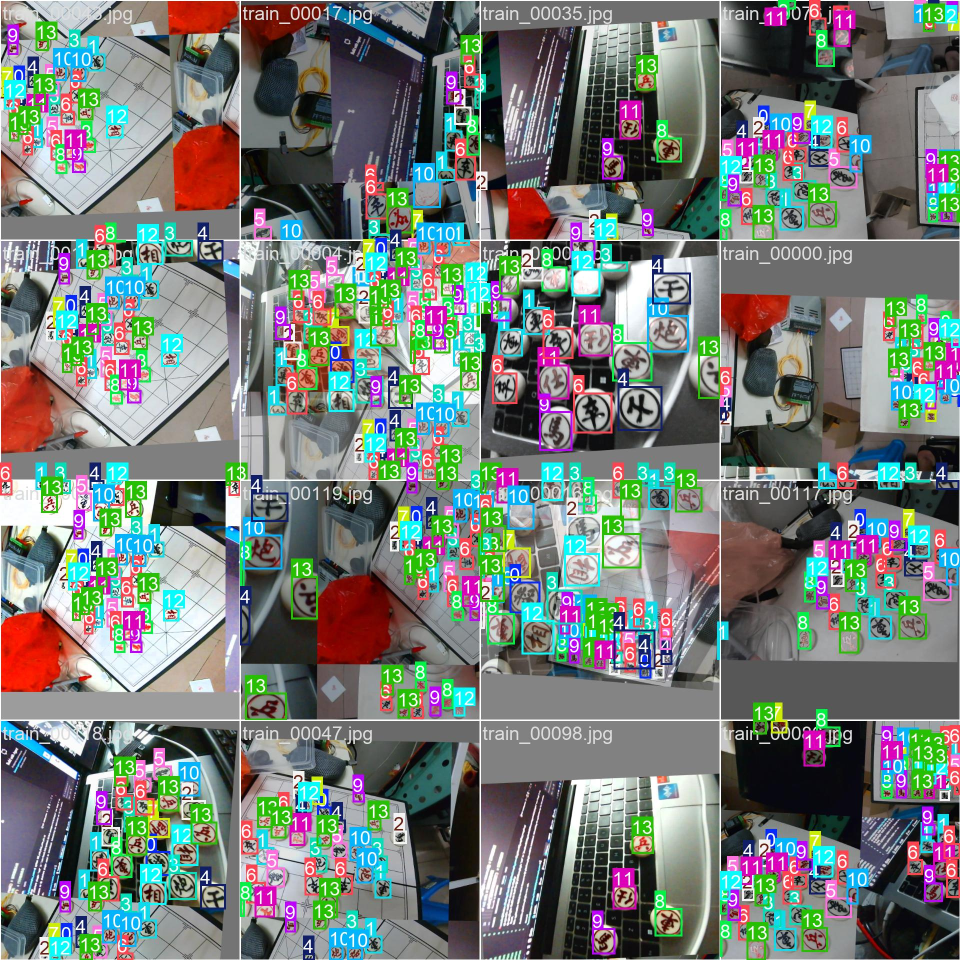
#> input picture Python/example_yolo/YOLO_ChineseChess_ChessDetect/runs/detect/train/train_batch0.jpg, 1920 x 1920 px, given in place of the camera (shown at 1/2 size)
$ python 004_cam_hough_circle.py
#> lines starting #> are read from the running program, lines starting #| are printed output that depends on the picture; after the words box and inside, x2 and y2 are one past the last pixel; in counts of white or black regions, pixels touching at a corner belong together
# 霍夫圆检测，实时检测摄像头画面中的圆并标记
import cv2
import numpy as np

CAM_INDEX = 0 # 摄像头索引，0表示默认摄像头

cap_width = 1920 # 摄像头分辨率宽度
cap_height = 1080 # 摄像头分辨率高度

roi_width = cap_height
roi_height = cap_height

HOUGH_PARAM1 = 80 # 边缘检测时的高阈值
HOUGH_PARAM2 = 25 # 圆心检测的阈值
HOUGH_MIN_RADIUS = 20 # 圆的最小半径 (直径40像素)
HOUGH_MAX_RADIUS = 35 # 圆的最大半径 (直径60像素)
HOUGH_MIN_DIST = 30 # 圆心之间的最小距离

def main():
  cam = cv2.VideoCapture(CAM_INDEX) # 创建摄像头捕获对象，0表示默认摄像头
  if not cam.isOpened(): # 如果摄像头未成功打开
    print("无法打开摄像头") # 打印错误信息
    return # 退出程序

  cam.set(cv2.CAP_PROP_FRAME_WIDTH, cap_width) # 设置摄像头分辨率宽度
  cam.set(cv2.CAP_PROP_FRAME_HEIGHT, cap_height) # 设置摄像头分辨率高度

  cv2.namedWindow('cam_gray_blur') # 创建名为"cam_gray_blur"的窗口
  cv2.namedWindow('cam_hough_circle') # 创建名为"cam_hough_circle"的窗口
  print("按ESC键退出程序")

  while True:
    ret, frame_origin = cam.read() # 读取摄像头帧
#> frame_origin is the input picture: shape (1920, 1920, 3); mean B, G, R 119.9, 123.3, 117.4
    if not ret: # 如果帧读取失败
      print("无法读取摄像头帧")  # 打印错误信息
      break # 退出循环

    frame_origin_height, frame_origin_width = frame_origin.shape[0:2] # 获取帧的宽度和高度
#> frame_origin_height = 1920; frame_origin_width = 1920
    x = (frame_origin_width - roi_width) // 2 # 计算裁剪区域的左上角x坐标
#> x = 420
    y = (frame_origin_height - roi_height) // 2 # 计算裁剪区域的左上角y坐标
#> y = 420
    frame_roi = frame_origin[y:y+roi_height, x:x+roi_width] # 裁剪图像
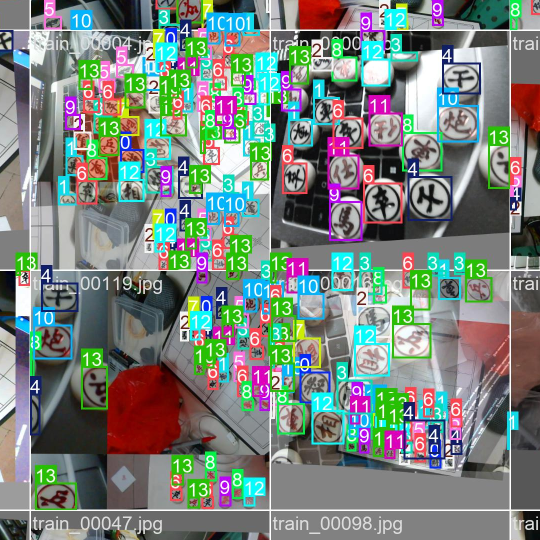
#> frame_roi: shape (1080, 1080, 3) (shown at 1/2 size); mean B, G, R 126, 131.2, 121.8

    frame_roi_gray = cv2.cvtColor(frame_roi, cv2.COLOR_BGR2GRAY) # 将彩色图像转换为灰度图
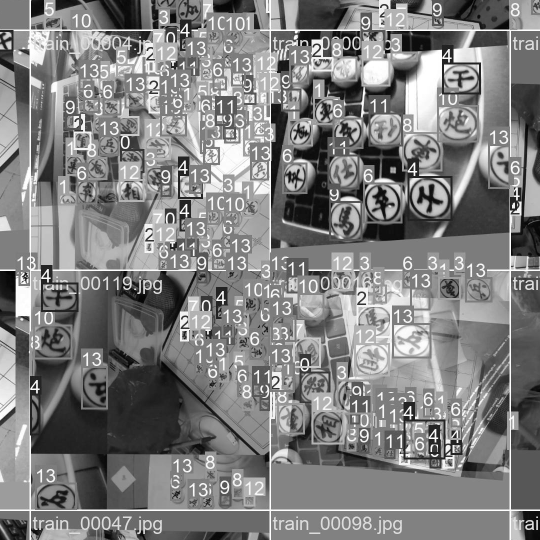
#> frame_roi_gray: shape (1080, 1080) (shown at 1/2 size); min 0, max 255, mean 127.8
    frame_roi_gray_blur = cv2.GaussianBlur(frame_roi_gray, (19,19), 2.5) # 高斯模糊去噪
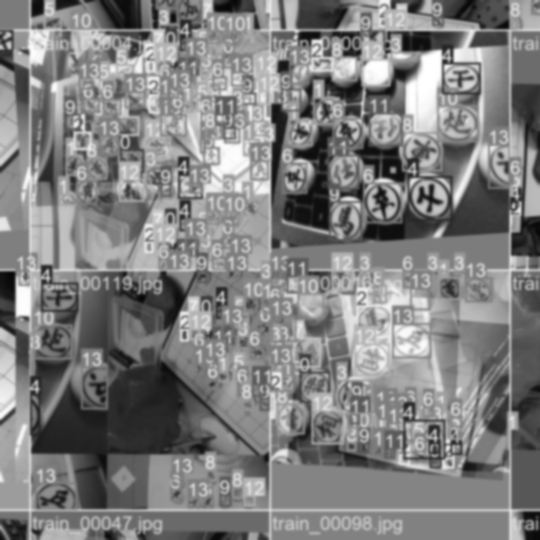
#> frame_roi_gray_blur: shape (1080, 1080) (shown at 1/2 size); min 5, max 255, mean 127.8

    circles = cv2.HoughCircles(
      frame_roi_gray_blur,
      cv2.HOUGH_GRADIENT,
      dp=1,
      minDist=HOUGH_MIN_DIST,
      param1=HOUGH_PARAM1,
      param2=HOUGH_PARAM2,
      minRadius=HOUGH_MIN_RADIUS,
      maxRadius=HOUGH_MAX_RADIUS
    )
#> circles = 15 rows, first 8: [846.5, 302.5, 34.4], [760.5, 403.5, 32.2], [860.5, 399.5, 34.4], [654.5, 855.5, 34.4], [768.5, 255.5, 28.8], [919.5, 247.5, 28.9], [122.5, 589.5, 28.8], [691.5, 432.5, 34.4]

    if circles is not None: # 如果检测到圆
      circles = np.uint16(np.around(circles)) # 将浮点数转换为整数
#> circles = 15 rows, first 8: [846, 302, 34], [760, 404, 32], [860, 400, 34], [654, 856, 34], [768, 256, 29], [920, 248, 29], [122, 590, 29], [692, 432, 34]
      for circle in circles[0, :]: # 遍历每一个圆
        center_x, center_y, radius = circle # 提取圆心坐标和半径
        cv2.circle(frame_roi, (center_x, center_y), 1, (0, 100, 255), 3) # 绘制圆心
        cv2.circle(frame_roi, (center_x, center_y), radius, (255, 0, 255), 2) # 绘制圆周
#> this loop made 15 passes
#> (center_x, center_y, radius) on passes 1 to 12: (846, 302, 34), (760, 404, 32), (860, 400, 34), (654, 856, 34), (768, 256, 29), (920, 248, 29), (122, 590, 29), (692, 432, 34), (600, 344, 29), (748, 716, 25), (628, 774, 26), (110, 686, 29)
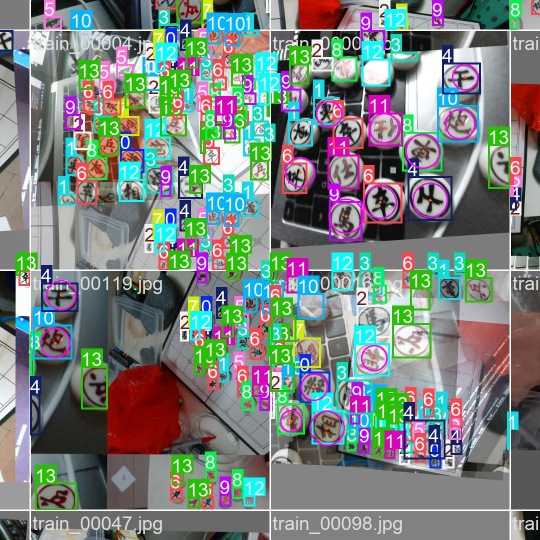
#> frame_roi: shape (1080, 1080, 3) (shown at 1/2 size); 0.74% of pixels changed, all inside (x1, y1, x2, y2) = (80, 128, 957, 892)

    cv2.imshow('cam_gray_blur', frame_roi_gray_blur) # 在窗口中显示灰度图模糊后的结果
    cv2.imshow('cam_hough_circle', frame_roi) # 在窗口中显示帧

    if cv2.waitKey(1) & 0xFF == 27: # 如果按下ESC键
#> (key Esc is pressed here)
      break # 退出循环

  cam.release() # 释放摄像头
  print("相机资源已释放")
  cv2.destroyAllWindows() # 关闭所有窗口
  print("所有窗口已关闭")

if __name__ == "__main__":
  main()

$ run again, on Python/example_yolo/YOLO_ChineseChess_ChessDetect/runs/detect/train/train_batch1.jpg
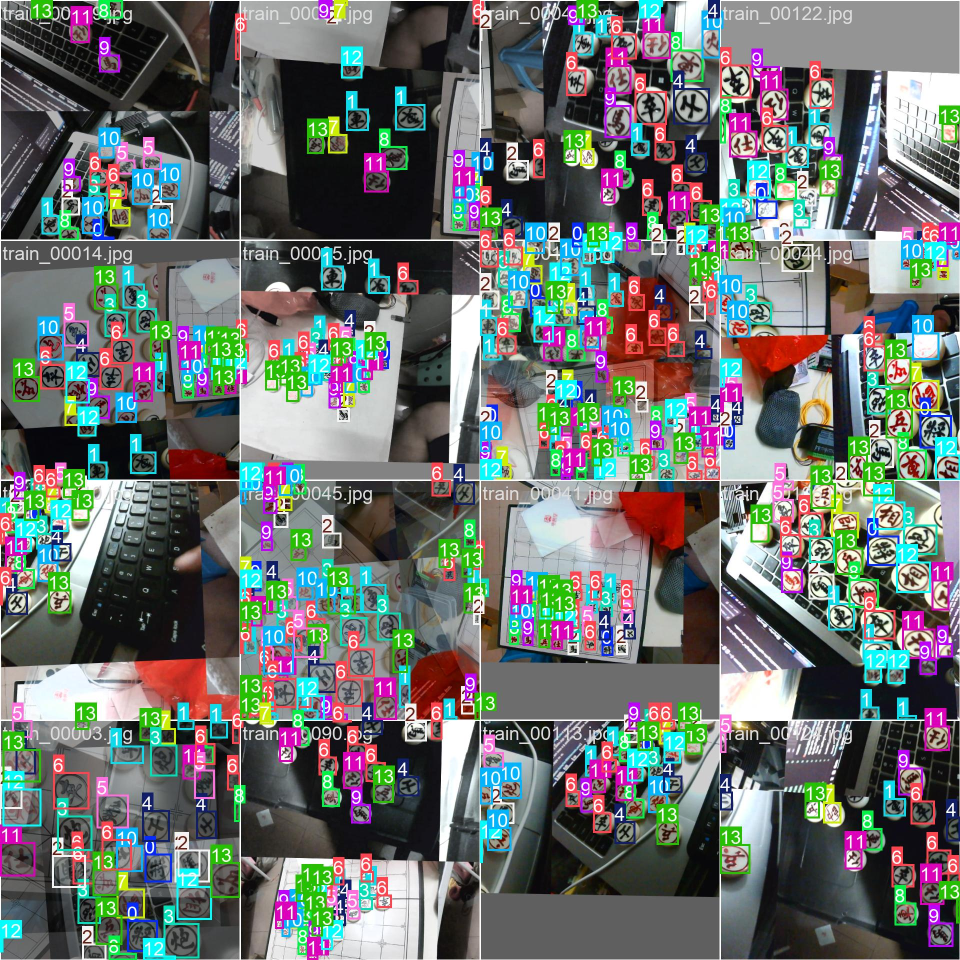
#> input picture Python/example_yolo/YOLO_ChineseChess_ChessDetect/runs/detect/train/train_batch1.jpg, 1920 x 1920 px, given in place of the camera (shown at 1/2 size)
#> in main, frame_origin is the input picture: shape (1920, 1920, 3); mean B, G, R 110.4, 112.2, 107
#> in main, `frame_roi_gray_blur = cv2.GaussianBlur(frame_roi_gray, (19,19), 2.5)`:
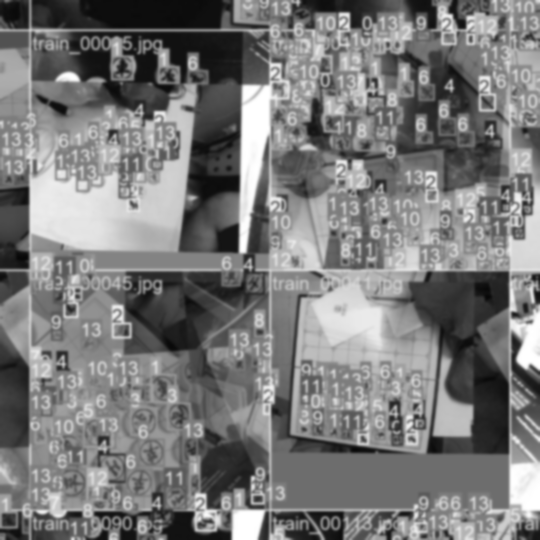
#> frame_roi_gray_blur: shape (1080, 1080) (shown at 1/2 size); min 7, max 255, mean 122.1
#> in main, `circles = cv2.HoughCircles( frame_roi_gray_blur, cv2.HOUGH_GRADIENT, d..`: circles = [[223.5, 937.5, 28.9], [137.5, 172.5, 29], [238.5, 1046.5, 25.4], [285.5, 841.5, 25.2], [242.5, 131.5, 23.2], [414.5, 1042.5, 21.8]]
#> in main, `circles = np.uint16(np.around(circles))`: circles = [[224, 938, 29], [138, 172, 29], [238, 1046, 25], [286, 842, 25], [242, 132, 23], [414, 1042, 22]]
#> the loop in main, `for circle in circles[0, :]:` made 6 passes
#> after the loop in main, `for circle in circles[0, :]:`:
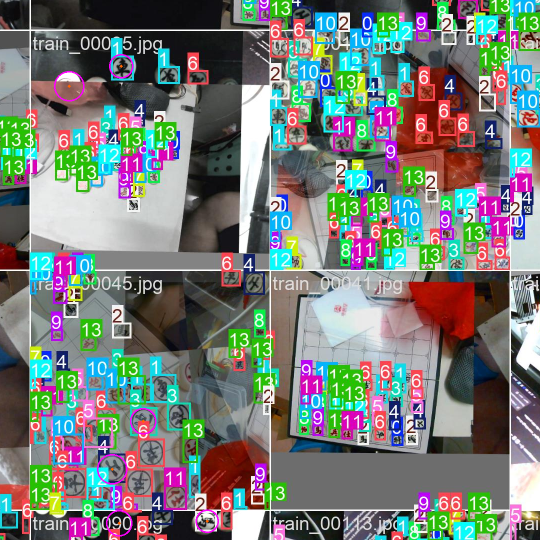
#> frame_roi: shape (1080, 1080, 3) (shown at 1/2 size); mean B, G, R 120.3, 124.1, 118.8

$ run again, on Python/example_yolo/YOLO_ChineseChess_ChessDetect/runs/detect/train/train_batch2.jpg
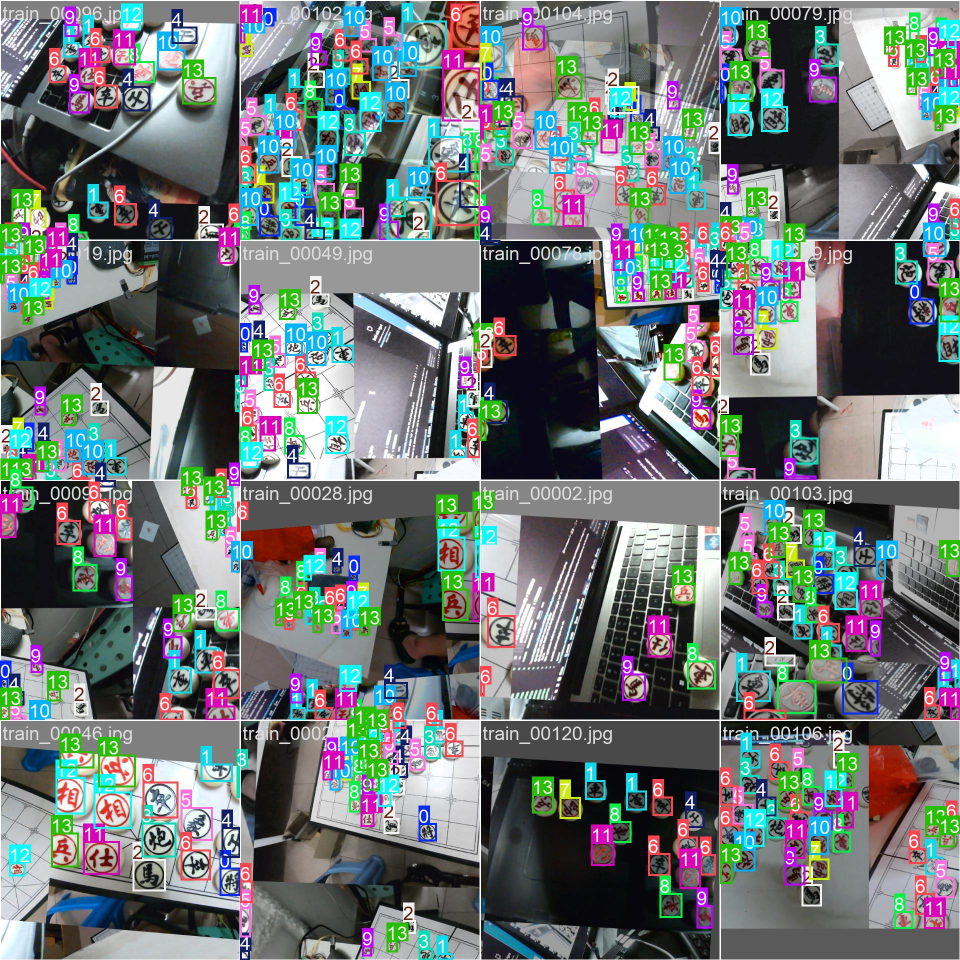
#> input picture Python/example_yolo/YOLO_ChineseChess_ChessDetect/runs/detect/train/train_batch2.jpg, 1920 x 1920 px, given in place of the camera (shown at 1/2 size)
#> in main, frame_origin is the input picture: shape (1920, 1920, 3); mean B, G, R 118, 117.8, 110.4
#> in main, `frame_roi_gray_blur = cv2.GaussianBlur(frame_roi_gray, (19,19), 2.5)`:
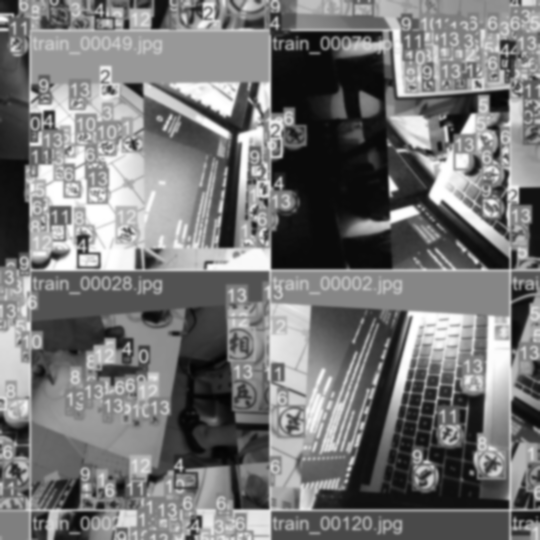
#> frame_roi_gray_blur: shape (1080, 1080) (shown at 1/2 size); min 4, max 255, mean 118.3
#> in main, `circles = cv2.HoughCircles( frame_roi_gray_blur, cv2.HOUGH_GRADIENT, d..`: circles = [[587.5, 843.5, 25.4], [476.5, 684.5, 29.9], [899.5, 869.5, 27.7], [982.5, 411.5, 32.2], [849.5, 955.5, 29.7], [189.5, 566.5, 29.7], [967.5, 282.5, 27.8], [974.5, 924.5, 21], [480.5, 790.5, 32.1], [74.5, 513.5, 27.5]]
#> in main, `circles = np.uint16(np.around(circles))`: circles = [[588, 844, 25], [476, 684, 30], [900, 870, 28], [982, 412, 32], [850, 956, 30], [190, 566, 30], [968, 282, 28], [974, 924, 21], [480, 790, 32], [74, 514, 28]]
#> the loop in main, `for circle in circles[0, :]:` made 10 passes
#> after the loop in main, `for circle in circles[0, :]:`:
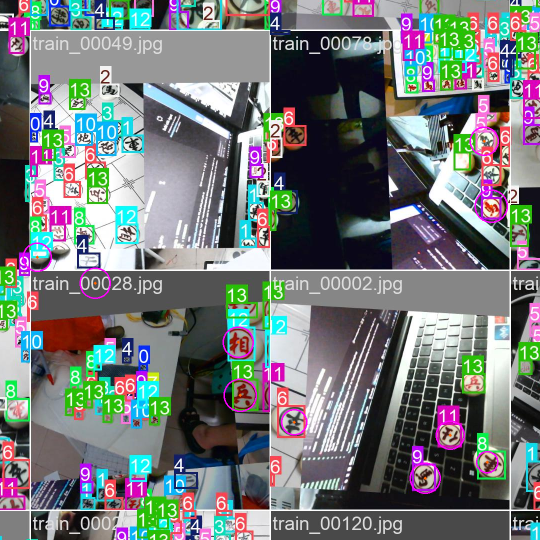
#> frame_roi: shape (1080, 1080, 3) (shown at 1/2 size); mean B, G, R 120.6, 119.5, 114.9

$ run again, on Python/example_yolo/YOLO_ChineseChess_ChessDetect/runs/detect/train/train_batch630.jpg
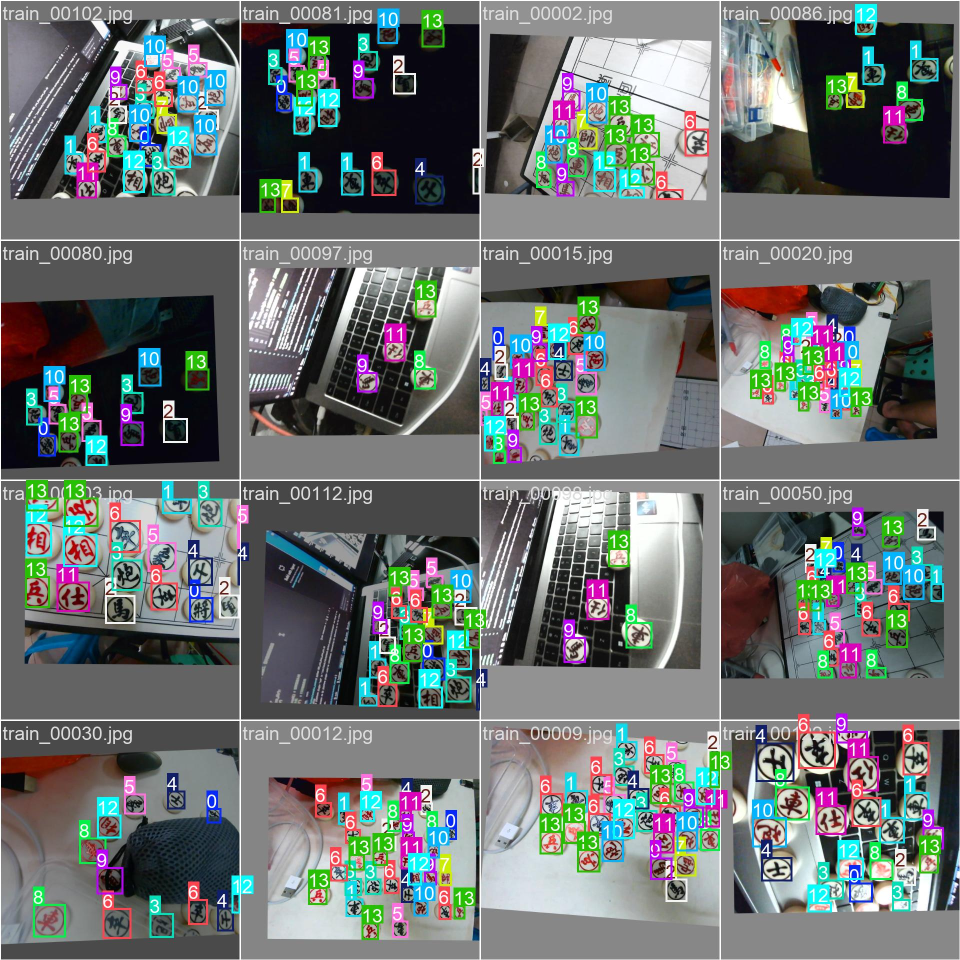
#> input picture Python/example_yolo/YOLO_ChineseChess_ChessDetect/runs/detect/train/train_batch630.jpg, 1920 x 1920 px, given in place of the camera (shown at 1/2 size)
#> in main, frame_origin is the input picture: shape (1920, 1920, 3); mean B, G, R 113, 113.8, 107.8
#> in main, `frame_roi_gray_blur = cv2.GaussianBlur(frame_roi_gray, (19,19), 2.5)`:
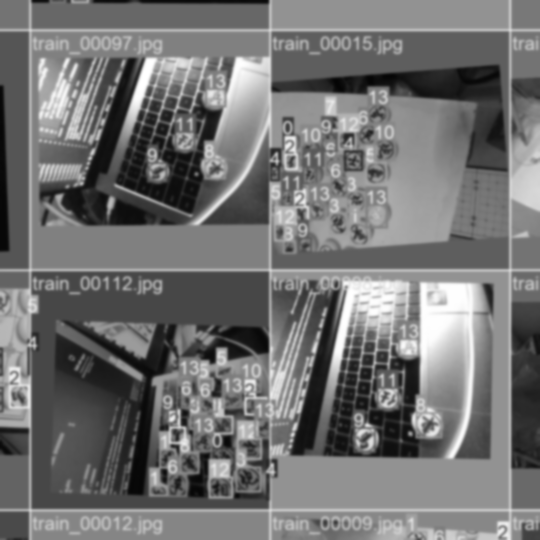
#> frame_roi_gray_blur: shape (1080, 1080) (shown at 1/2 size); min 4, max 255, mean 114.4
#> in main, `circles = cv2.HoughCircles( frame_roi_gray_blur, cv2.HOUGH_GRADIENT, d..`: circles = [[853.5, 848.5, 26.7], [775.5, 789.5, 32.2], [816.5, 689.5, 28.8], [725.5, 881.5, 21.2], [57.5, 664.5, 25.1]]
#> in main, `circles = np.uint16(np.around(circles))`: circles = [[854, 848, 27], [776, 790, 32], [816, 690, 29], [726, 882, 21], [58, 664, 25]]
#> the loop in main, `for circle in circles[0, :]:` made 5 passes
#> after the loop in main, `for circle in circles[0, :]:`:
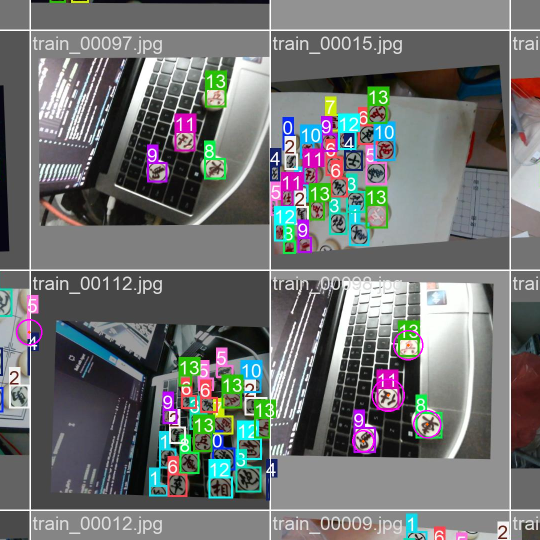
#> frame_roi: shape (1080, 1080, 3) (shown at 1/2 size); mean B, G, R 115.1, 115, 112.8
